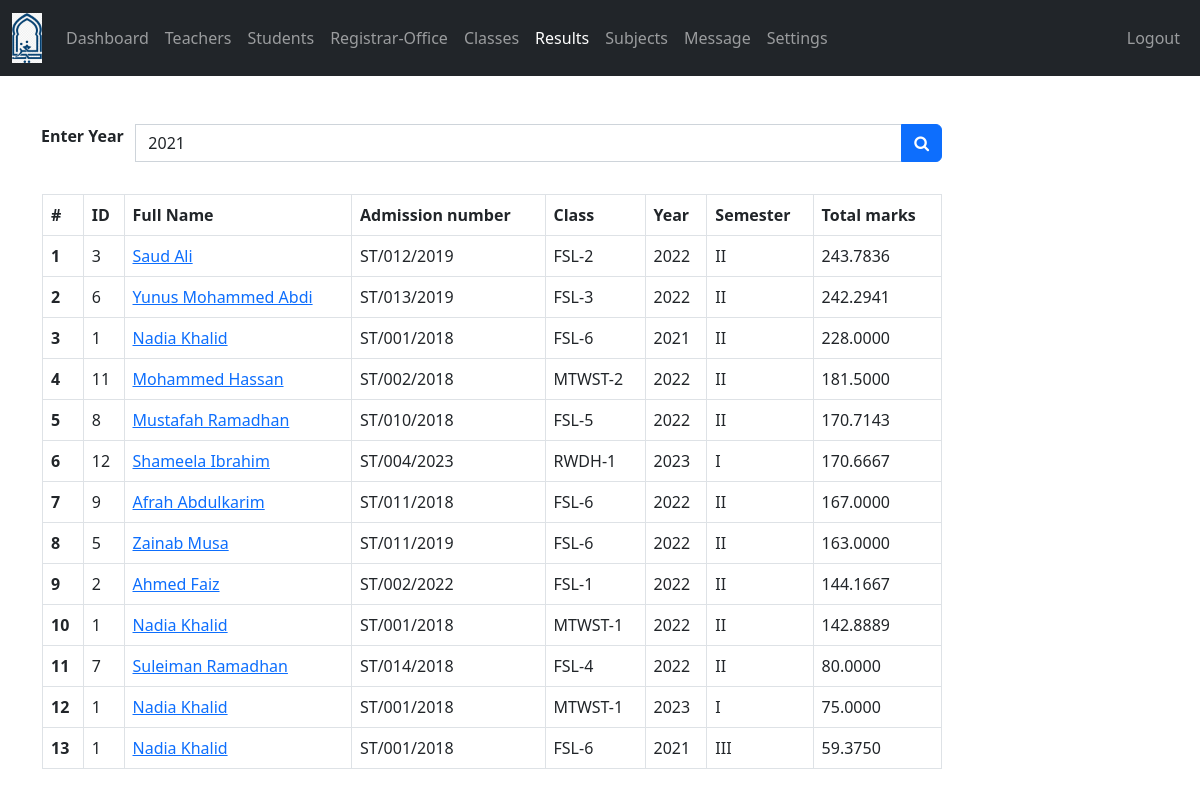
The app's page /admin/results.php (signed in) with its own data.
### tables this page shows
CREATE TABLE `grades` (
  `grade_id` int(11) NOT NULL,
  `grade` varchar(31) NOT NULL,
  `grade_code` varchar(7) NOT NULL
);

### admin/data/results.php (called while the page is built, shortened)
<?php
function getAllresults($conn){
    $sql = "SELECT student_id, fname, adm_number, class_id, year, semester, SUM(total) AS total
    FROM student_results
    GROUP BY student_id, year, semester
    ORDER BY total DESC;
    ";
    $stmt = $conn->prepare($sql);
    $stmt->execute();
    if ($stmt->rowCount() >= 1) {
      $students = $stmt->fetchAll();
      return $students;
    }else {
        return 0;
    }
 }
?>

### admin/data/grade.php (called while the page is built, shortened)
<?php
function getGradeById($grade_id, $conn){
   $sql = "SELECT * FROM grades
           WHERE grade_id=?";
   $stmt = $conn->prepare($sql);
   $stmt->execute([$grade_id]);
   if ($stmt->rowCount() == 1) {
     $grade = $stmt->fetch();
     return $grade;
   }else {
    return 0;
   }
}

### admin/results.php (the view, shortened to what this page needs)
<?php
if (isset($_SESSION['admin_id']) &&
    isset($_SESSION['role'])) {
    if ($_SESSION['role'] == 'Admin') {
       include "data/student.php";
       include "data/grade.php";
       include "data/results.php";
       $students = getAllresults($conn);
 ?>
<!DOCTYPE html>
<html lang="en">
<head>
	<link rel="stylesheet" href="https://cdn.jsdelivr.net/npm/bootstrap@5.2.0/dist/css/bootstrap.min.css">
	<link rel="stylesheet" href="../css/style.css">
  <link rel="stylesheet" href="https://cdnjs.cloudflare.com/ajax/libs/font-awesome/4.7.0/css/font-awesome.min.css">
</head>
<body>
    <?php
        include "inc/navbar.php";
        if ($students != 0) {
     ?>
     <div class="container mt-5">
           <form action="student-search-r.php"
                 class="mt-3 n-table"
                 method="get">
             <div class="input-group mb-3">
                <br>
                <label class="form-label"><b>Enter Year</b></label>
                <input type="number"
                 class="form-control"
                 min="2020" max="2040" value="2021"
                 name="searchKey">
                <button class="btn btn-primary">
                        <i class="fa fa-search"
                           aria-hidden="true"></i>
                      </button>
             </div>
           </form>
           <div class="table-responsive">
              <table class="table table-bordered mt-3 n-table">
                <thead>
                  <tr>
                    <th scope="col">#</th>
                    <th scope="col">ID</th>
                    <th scope="col">Full Name</th>
                    <th scope="col">Admission number</th>
                    <th scope="col">Class</th>
                    <th scope="col">Year</th>
                    <th scope="col">Semester</th>
                    <th scope="col">Total marks</th>
                  </tr>
                </thead>
                <tbody>
                  <?php $i = 0; foreach ($students as $student ) {
                    $i++;  ?>
                  <tr>
                    <th scope="row"><?=$i?></th>
                    <td><?=$student['student_id']?></td>
                    <td>
                      <a href="student-view-r.php?student_id=<?=$student['student_id']?>">
                        <?=$student['fname']?>
                      </a>
                    </td>
                    <td><?=$student['adm_number']?></td>
                    <td>
                      <?php
                      $grade_id = $student['class_id'];
                      $grade = getGradeById($grade_id, $conn);
                      $g = $grade['grade_code']."-".$grade['grade'];
                      echo $g;
                      ?>
                    </td>
                    <td>
                    <?=$student['year']?>
                    </td>
                    <td>
                    <?=$student['semester']?>
                    </td>
                    <td>
                    <?=$student['total']?>
                    </td>
                  </tr>
                <?php } ?>
                </tbody>
              </table>
           </div>
         <?php } ?>
     </div>
</body>
</html>
<?php
  }else {
    header("Location: ../login.php");
    exit;
  }
}else {
	header("Location: ../login.php");
	exit;
}
?>

### css/style.css (style rules this page uses)
.n-table { max-width: 900px; }

### records on screen
grades: g "FSL-2"
grades: g "FSL-3"
grades: g "FSL-6"
grades: g "MTWST-2"
grades: g "FSL-5"
grades: g "RWDH-1"
grades: g "FSL-1"
grades: g "MTWST-1"
grades: g "FSL-4"

### other values on screen
$student['student_id'] "3"
$student['fname'] "Saud Ali"
$student['adm_number'] "ST/012/2019"
$student['year'] "2022"
$student['semester'] "II"
$student['total'] "243.7836"
$student['student_id'] "6"
$student['fname'] "Yunus Mohammed Abdi"
$student['adm_number'] "ST/013/2019"
$student['total'] "242.2941"
$student['student_id'] "1"
$student['fname'] "Nadia Khalid"
$student['adm_number'] "ST/001/2018"
$student['year'] "2021"
$student['total'] "228.0000"
